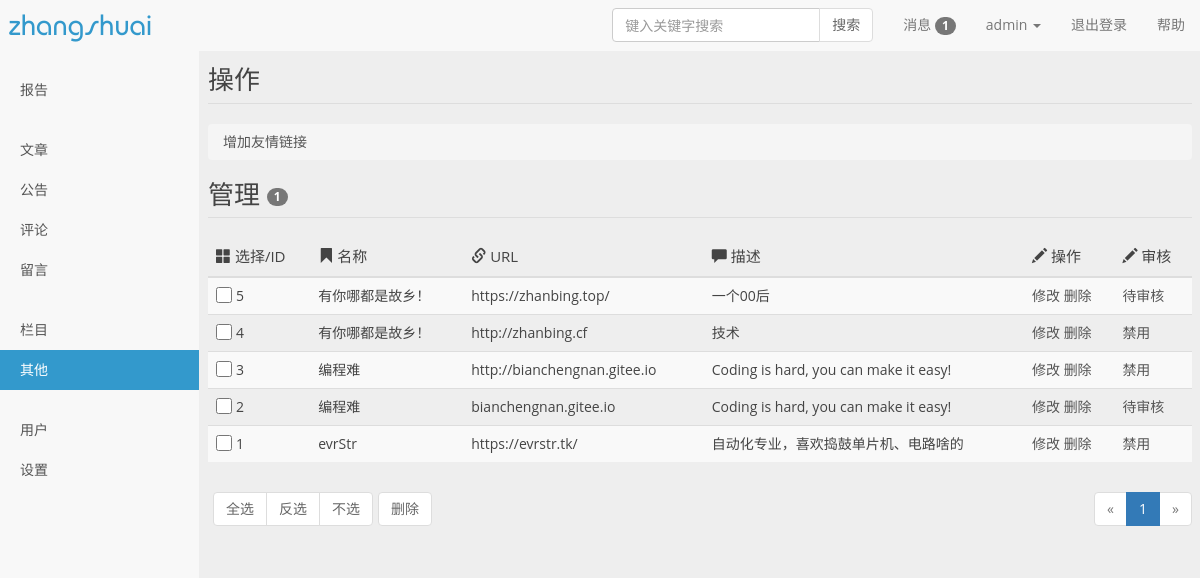
The page /admin/flink.php (signed in) on the database its author committed.
### tables this page shows
CREATE TABLE `link` (
  `link_id` int(11) NOT NULL AUTO_INCREMENT COMMENT '友链id',
  `link_name` varchar(255) NOT NULL COMMENT '友链名称',
  `link_web` varchar(255) NOT NULL COMMENT '友链URL地址',
  `link_img` varchar(255) DEFAULT NULL COMMENT '友链头像',
  `link_des` varchar(255) DEFAULT NULL COMMENT '友链描述',
  `udit` int(1) DEFAULT '0',
  PRIMARY KEY (`link_id`)
);

### admin/linklist.php (called while the page is built, shortened)
<?php
$sql='select * from link order by link_id desc';
$data=mGetAll($sql);
?>

### admin/lib/mysql.php (called while the page is built, shortened)
<?php
function mConn(){
	static $link = null;
	if($link == null){
		$cfg = require PATH.'/lib/config.php';
		$link = mysqli_connect($cfg['host'],$cfg['user'],$cfg['pwd'],$cfg['db']);
		mysqli_query($link,'set names '.$cfg['charset']);
	}
	return $link;
}
function mQuery($sql){
	$link = mConn();
	$res = mysqli_query($link,$sql);
	if(!$res){
		mLog($sql."\n".mysqli_error($link));
		return false;
	}else{
		return $res;
	}
}
function mLog($sql){
	$filename = PATH.'/log/'.date('Ymd').'.txt';
	$data = '-----------------------------------'."\n".date('Y-m-d H:i:s')."\n".
	$sql."\n".'-----------------------------------'."\n\n\n";
}
function mGetAll($sql){
	$res = mQuery($sql);
	$data = array();
	while($row = mysqli_fetch_assoc($res)){
		$data[] = $row;
	}
	return $data;
}
?>

### admin/flink.php (the view, shortened to what this page needs)
<!doctype html>
<?php require_once "./linklist.php" ?>
<html lang="zh-CN">
<head>
<link rel="stylesheet" type="text/css" href="css/bootstrap.min.css">
<link rel="stylesheet" type="text/css" href="css/style.css">
<link rel="stylesheet" type="text/css" href="css/font-awesome.min.css">
</head>
<body class="user-select">
<section class="container-fluid">
  <?php require_once "./public/head.php"?>
  <div class="row">
    <aside class="col-sm-3 col-md-2 col-lg-2 sidebar">
      <ul class="nav nav-sidebar">
        <li><a href="index.php">报告</a></li>
      </ul>
      <ul class="nav nav-sidebar">
        <li><a href="article.php">文章</a></li>
        <li><a href="notice.php">公告</a></li>
        <li><a href="comment.php">评论</a></li>
        <li><a data-toggle="tooltip" data-placement="top" title="网站暂无留言功能">留言</a></li>
      </ul>
      <ul class="nav nav-sidebar">
        <li><a href="category.php">栏目</a></li>
        <li class="active"><a class="dropdown-toggle" id="otherMenu" data-toggle="dropdown" aria-haspopup="true" aria-expanded="false">其他</a>
        </li>
      </ul>
      <ul class="nav nav-sidebar">
        <li><a class="dropdown-toggle" id="userMenu" data-toggle="dropdown" aria-haspopup="true" aria-expanded="false">用户</a>
        </li>
        <li><a class="dropdown-toggle" id="settingMenu" data-toggle="dropdown" aria-haspopup="true" aria-expanded="false">设置</a>
        </li>
      </ul>
    </aside>
    <div class="col-sm-9 col-sm-offset-3 col-md-10 col-lg-10 col-md-offset-2 main" id="main">
      <form action="/Flink/checkAll" method="post" >
        <h1 class="page-header">操作</h1>
        <ol class="breadcrumb">
          <li><a href="add-flink.php">增加友情链接</a></li>
        </ol>
        <h1 class="page-header">管理 <span class="badge">1</span></h1>
        <div class="table-responsive">
          <table class="table table-striped table-hover">
            <thead>
              <tr>
                <th><span class="glyphicon glyphicon-th-large"></span> <span class="visible-lg">选择/ID</span></th>
                <th><span class="glyphicon glyphicon-bookmark"></span> <span class="visible-lg">名称</span></th>
                <th><span class="glyphicon glyphicon-link"></span> <span class="visible-lg">URL</span></th>
                <th><span class="glyphicon glyphicon-comment"></span> <span class="visible-lg">描述</span></th>
                <th><span class="glyphicon glyphicon-pencil"></span> <span class="visible-lg">操作</span></th>
                <th><span class="glyphicon glyphicon-pencil"></span> <span class="visible-lg">审核</span></th>
              </tr>
            </thead>
            <tbody>
               <?php foreach($data as $k=>$v){  ?>
              <tr>
                <td><input type="checkbox" class="input-control" name="checkbox[]" value="" /><?php echo $v['link_id']; ?></td>
                <td class="article-title"><?php echo $v['link_name']; ?></td>
                <td><?php echo $v['link_web']; ?></td>
                <td><?php echo $v['link_des']; ?></td>
                <td><a href="linkup.php?link_id=<?php echo $v['link_id']; ?>">修改</a> <a rel="<?php echo $v['link_id']; ?>">删除</a></td>
                <td><a href="udit.php?link_id=<?php echo $v['link_id']; ?>"><?php if($v['udit']==1){ echo "禁用";}else{ echo "待审核";} ?></a></td>
              </tr>
               <?php } ?>
            </tbody>
          </table>
        </div>
        <footer class="message_footer">
          <nav>
            <div class="btn-toolbar operation" role="toolbar">
              <div class="btn-group" role="group"> <a class="btn btn-default" onClick="select()">全选</a> <a class="btn btn-default" onClick="reverse()">反选</a> <a class="btn btn-default" onClick="noselect()">不选</a> </div>
              <div class="btn-group" role="group">
                <button type="submit" class="btn btn-default" data-toggle="tooltip" data-placement="bottom" title="删除全部选中" name="checkbox_delete">删除</button>
              </div>
            </div>
            <ul class="pagination pagenav">
              <li class="disabled"><a aria-label="Previous"> <span aria-hidden="true">&laquo;</span> </a> </li>
              <li class="active"><a>1</a></li>
              <li class="disabled"><a aria-label="Next"> <span aria-hidden="true">&raquo;</span> </a> </li>
            </ul>
          </nav>
        </footer>
      </form>
    </div>
  </div>
</section>
</body>
</html>

### admin/css/style.css (style rules this page uses)
body, div, dl, dt, dd, ul, ol, li, h1, h2, h3, h4, h5, h6, pre, code, form, button, input, fieldset, legend, input, textarea, p, blockquote, th, td, article, aside, details, figcaption, figure, #footer, #header, hgroup, menu, nav, section { margin: 0; padding: 0; }
body, dl, dt, dd, ul, ol, li, h1, h2, h3, h4, h5, h6, form, button, input, textarea, p, span, th, td, article, aside, nav, section, img, a, table, tbody, tr, label { outline: none; transition: all 0.30s ease-in-out; -webkit-transition: all 0.30s ease-in-out; -moz-transition: all 0.30s ease-in-out; -o-transition: all 0.30s ease-in-out; -ms-transition: all 0.30s ease-in-out; }
dl, dt, dd, ul, ol, li, h1, h2, h3, h4, h5, h6, p, span, th, tr, td { cursor: default; }
article, aside, details, figcaption, figure, footer, header, hgroup, main, nav, section, summary { display: block; }
body { color: #444; background-color: #EEE; overflow-x: hidden; padding-top: 50px; }
a { color: #555; cursor: pointer; text-decoration: none; }
li { display: list-item; list-style: none; text-align: -webkit-match-parent; }
.btn-default { border-color: #DDD; color: #666; }
body, input, button, textarea, select { font-family: "Microsoft YaHei", "微软雅黑", "Lantinghei SC", "Open Sans", Arial, "Hiragino Sans GB", "STHeiti", "WenQuanYi Micro Hei", SimSun, sans-serif; }
.user-select { -webkit-user-select: none; -moz-user-select: none; -ms-user-select: none; -khtml-user-select: none; user-select: none; }
.container-fluid { padding-right: 0; padding-left: 0; margin-right: 0; margin-left: 0; }
.col-lg-1, .col-lg-10, .col-lg-11, .col-lg-12, .col-lg-2, .col-lg-3, .col-lg-4, .col-lg-5, .col-lg-6, .col-lg-7, .col-lg-8, .col-lg-9, .col-md-1, .col-md-10, .col-md-11, .col-md-12, .col-md-2, .col-md-3, .col-md-4, .col-md-5, .col-md-6, .col-md-7, .col-md-8, .col-md-9, .col-sm-1, .col-sm-10, .col-sm-11, .col-sm-12, .col-sm-2, .col-sm-3, .col-sm-4, .col-sm-5, .col-sm-6, .col-sm-7, .col-sm-8, .col-sm-9, .col-xs-1, .col-xs-10, .col-xs-11, .col-xs-12, .col-xs-2, .col-xs-3, .col-xs-4, .col-xs-5, .col-xs-6, .col-xs-7, .col-xs-8, .col-xs-9 { position: relative; min-height: 1px; padding-right: 10px; padding-left: 10px; }
.table>tbody>tr>td, .table>tbody>tr>th, .table>tfoot>tr>td, .table>tfoot>tr>th, .table>thead>tr>td, .table>thead>tr>th { padding: 8px; line-height: 1.42857143; vertical-align: middle; border-top: 1px solid #ddd; }
.row { margin-right: 0px; margin-left: 0px; }
.sidebar { display: none; }
@media (min-width: 768px) { .sidebar { position: fixed; top: 50px; bottom: 0; left: 0; z-index: 1000; display: block; padding: 20px; overflow-x: hidden; overflow-y: auto; background-color: #f8f8f8; border-right: 1px solid #eee; } }
.nav-sidebar { margin-right: -21px; margin-bottom: 20px; margin-left: -20px; }
.nav-sidebar > li > a { padding-right: 20px; padding-left: 20px; }
.nav-sidebar > .active > a, .nav-sidebar > .active > a:hover, .nav-sidebar > .active > a:focus { color: #fff; background-color: #3399CC; }
.main { padding:15px 8px; }
.main .page-header { font-size: 26px; margin-top: 0; border-bottom: 1px solid #DDD; }
.table thead tr th { font-size: 15px; font-weight: 500; }
.operation { display: inline-block; float: left; margin: 10px 0; }
.pagenav { display: inline-block; float: right; margin: 10px 0; }
.input-control { display: block; color: #555; background-color: #fff; background-image: none; border: 1px solid #ccc; border-radius: 4px; -webkit-box-shadow: inset 0 1px 1px rgba(0,0,0,.075); box-shadow: inset 0 1px 1px rgba(0,0,0,.075); -webkit-transition: border-color ease-in-out .15s, -webkit-box-shadow ease-in-out .15s; -o-transition: border-color ease-in-out .15s, box-shadow ease-in-out .15s; transition: border-color ease-in-out .15s, box-shadow ease-in-out .15s; box-shadow: none; -webkit-box-shadow: none; -moz-box-shadow: none; }
.table td { cursor: pointer; }
@media (min-width: 1200px) { th span.visible-lg { display: inline-block !important; } }
input[type=checkbox], input[type=radio] { cursor: pointer; display: inline-block; line-height: 0; height: 16px; margin: -4px 4px 0 0; outline: 0; padding: 0!important; vertical-align: middle; width: 16px; min-width: 16px; }

### rows shown on the page
link: link_id "5", link_name "有你哪都是故乡！", link_web "https://zhanbing.top/", link_des "一个00后", udit "待审核"
link: link_id "4", link_name "有你哪都是故乡！", link_web "http://zhanbing.cf", link_des "技术", udit "禁用"
link: link_id "3", link_name "编程难", link_web "http://bianchengnan.gitee.io", link_des "Coding is hard, you can make it easy!", udit "禁用"
link: link_id "2", link_name "编程难", link_web "bianchengnan.gitee.io", link_des "Coding is hard, you can make it easy!", udit "待审核"
link: link_id "1", link_name "evrStr", link_web "https://evrstr.tk/", link_des "自动化专业，喜欢捣鼓单片机、电路啥的", udit "禁用"
